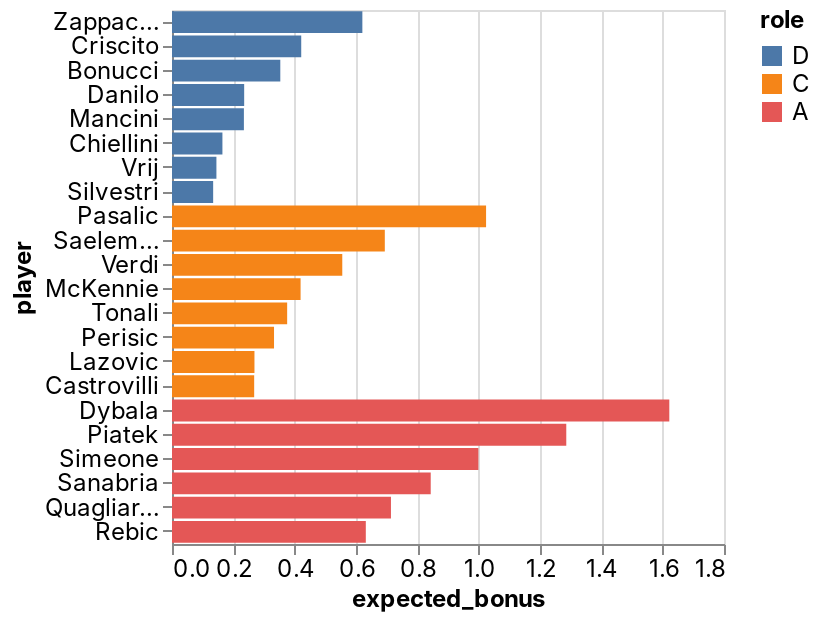

Write notebook code for a chart like this one.
### Code cell
_deepnote_run_altair(team, """{"$schema":"https://vega.github.io/schema/vega-lite/v4.json","mark":{"type":"bar","tooltip":{"content":"data"}},"height":220,"autosize":{"type":"fit"},"data":{"name":"placeholder"},"encoding":{"x":{"field":"expected_bonus","type":"quantitative","sort":null,"scale":{"type":"linear","zero":false}},"y":{"field":"player","type":"nominal","sort":null,"scale":{"type":"linear","zero":true}},"color":{"field":"role","type":"nominal","sort":null,"scale":{"type":"linear","zero":false}}}}""")

### Figure 1 — Vega-Lite specification as saved in the notebook (floating-point values rounded to 4 significant figures)
{"config": {"view": {"continuousWidth": 400, "continuousHeight": 300}, "area": {"fill": "#51C0E9"}, "axis": {"labelFont": "Inter, sans-serif", "labelFontSize": 12, "labelFontWeight": "normal", "labelLimit": 60, "labelOverlap": "greedy", "titleFont": "Inter, sans-serif", "titleFontSize": 12, "titleFontWeight": "bold"}, "background": "#ffffff", "legend": {"labelFont": "Inter, sans-serif", "labelFontSize": 12, "titleFont": "Inter, sans-serif", "titleFontSize": 12, "titleFontWeight": "bold"}, "line": {"stroke": "#51C0E9", "strokeWidth": 2}, "rect": {"fill": "#51C0E9"}, "title": {"anchor": "start", "color": "#000000", "font": "Inter, sans-serif", "fontSize": 22, "fontWeight": "normal"}}, "data": {"name": "data-4e565198a5d315b992012c306d556094"}, "mark": {"type": "bar", "tooltip": {"content": "data"}}, "autosize": {"type": "fit"}, "encoding": {"color": {"type": "nominal", "field": "role", "scale": {"type": "linear", "zero": false}, "sort": null}, "x": {"type": "quantitative", "field": "expected_bonus", "scale": {"type": "linear", "zero": false}, "sort": null}, "y": {"type": "nominal", "field": "player", "scale": {"type": "linear", "zero": true}, "sort": null}}, "height": 300, "width": "container", "$schema": "https://vega.github.io/schema/vega-lite/v4.json", "datasets": {"data-4e565198a5d315b992012c306d556094": [{"fanta_team": "MEZAFE", "role": "D", "player": "Zappacosta", "team": "Atalanta", "opponent": "Genoa", "date": "2022-03-13T00:00:00", "expected_bonus": 0.6207}, {"fanta_team": "MEZAFE", "role": "D", "player": "Criscito", "team": "Genoa", "opponent": "Atalanta", "date": "2022-03-13T00:00:00", "expected_bonus": 0.4214}, {"fanta_team": "MEZAFE", "role": "D", "player": "Bonucci", "team": "Juventus", "opponent": "Sampdoria", "date": "2022-03-12T00:00:00", "expected_bonus": 0.3532}, {"fanta_team": "MEZAFE", "role": "D", "player": "Danilo", "team": "Juventus", "opponent": "Sampdoria", "date": "2022-03-12T00:00:00", "expected_bonus": 0.2354}, {"fanta_team": "MEZAFE", "role": "D", "player": "Mancini", "team": "Roma", "opponent": "Udinese", "date": "2022-03-13T00:00:00", "expected_bonus": 0.2344}, {"fanta_team": "MEZAFE", "role": "D", "player": "Chiellini", "team": "Juventus", "opponent": "Sampdoria", "date": "2022-03-12T00:00:00", "expected_bonus": 0.1644}, {"fanta_team": "MEZAFE", "role": "D", "player": "Vrij", "team": "Inter", "opponent": "Torino", "date": "2022-03-13T00:00:00", "expected_bonus": 0.1448}, {"fanta_team": "MEZAFE", "role": "D", "player": "Silvestri", "team": "Bologna", "opponent": "Fiorentina", "date": "2022-03-13T00:00:00", "expected_bonus": 0.1342}, {"fanta_team": "MEZAFE", "role": "C", "player": "Pasalic", "team": "Atalanta", "opponent": "Genoa", "date": "2022-03-13T00:00:00", "expected_bonus": 1.024}, {"fanta_team": "MEZAFE", "role": "C", "player": "Saelemaekers", "team": "AC Milan", "opponent": "Empoli", "date": "2022-03-12T00:00:00", "expected_bonus": 0.6939}, {"fanta_team": "MEZAFE", "role": "C", "player": "Verdi", "team": "Salernitana", "opponent": "Sassuolo", "date": "2022-03-12T00:00:00", "expected_bonus": 0.5552}, {"fanta_team": "MEZAFE", "role": "C", "player": "McKennie", "team": "Juventus", "opponent": "Sampdoria", "date": "2022-03-12T00:00:00", "expected_bonus": 0.4193}, {"fanta_team": "MEZAFE", "role": "C", "player": "Tonali", "team": "AC Milan", "opponent": "Empoli", "date": "2022-03-12T00:00:00", "expected_bonus": 0.3755}, {"fanta_team": "MEZAFE", "role": "C", "player": "Perisic", "team": "Inter", "opponent": "Torino", "date": "2022-03-13T00:00:00", "expected_bonus": 0.3327}, {"fanta_team": "MEZAFE", "role": "C", "player": "Lazovic", "team": "Verona", "opponent": "Napoli", "date": "2022-03-13T00:00:00", "expected_bonus": 0.2689}, {"fanta_team": "MEZAFE", "role": "C", "player": "Castrovilli", "team": "Fiorentina", "opponent": "Bologna", "date": "2022-03-13T00:00:00", "expected_bonus": 0.268}, {"fanta_team": "MEZAFE", "role": "A", "player": "Dybala", "team": "Juventus", "opponent": "Sampdoria", "date": "2022-03-12T00:00:00", "expected_bonus": 1.622}, {"fanta_team": "MEZAFE", "role": "A", "player": "Piatek", "team": "Fiorentina", "opponent": "Bologna", "date": "2022-03-13T00:00:00", "expected_bonus": 1.286}, {"fanta_team": "MEZAFE", "role": "A", "player": "Simeone", "team": "Verona", "opponent": "Napoli", "date": "2022-03-13T00:00:00", "expected_bonus": 0.9991}, {"fanta_team": "MEZAFE", "role": "A", "player": "Sanabria", "team": "Torino", "opponent": "Inter", "date": "2022-03-13T00:00:00", "expected_bonus": 0.8437}, {"fanta_team": "MEZAFE", "role": "A", "player": "Quagliarella", "team": "Sampdoria", "opponent": "Juventus", "date": "2022-03-12T00:00:00", "expected_bonus": 0.714}, {"fanta_team": "MEZAFE", "role": "A", "player": "Rebic", "team": "AC Milan", "opponent": "Empoli", "date": "2022-03-12T00:00:00", "expected_bonus": 0.632}]}}
